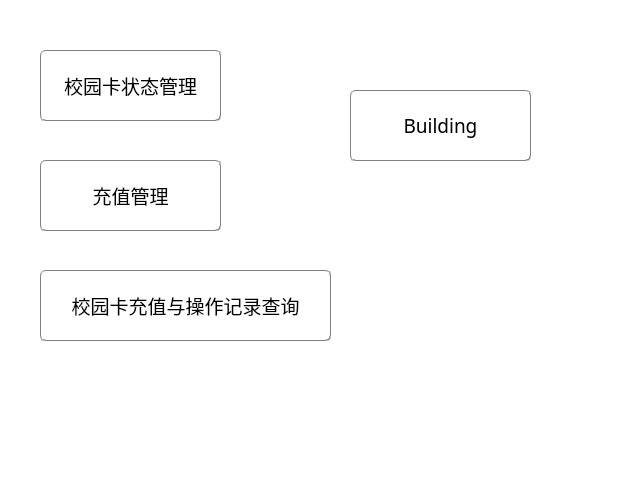
<?xml version="1.0" encoding="UTF-8"?>
<ui version="4.0">
 <class>admin</class>
 <widget class="QDialog" name="admin">
  <property name="geometry">
   <rect>
    <x>0</x>
    <y>0</y>
    <width>640</width>
    <height>480</height>
   </rect>
  </property>
  <property name="minimumSize">
   <size>
    <width>640</width>
    <height>480</height>
   </size>
  </property>
  <property name="maximumSize">
   <size>
    <width>640</width>
    <height>480</height>
   </size>
  </property>
  <property name="font">
   <font>
    <family>等距更纱黑体 SC</family>
    <pointsize>14</pointsize>
   </font>
  </property>
  <property name="windowTitle">
   <string>校园卡管理</string>
  </property>
  <property name="styleSheet">
   <string notr="true">#admin{
background-color: rgb(255, 255, 255);
border-image: url(:/image/image/backpage_staff.png);
}</string>
  </property>
  <widget class="QPushButton" name="btn_status">
   <property name="geometry">
    <rect>
     <x>40</x>
     <y>50</y>
     <width>181</width>
     <height>71</height>
    </rect>
   </property>
   <property name="font">
    <font>
     <family>等距更纱黑体 SC</family>
     <pointsize>14</pointsize>
    </font>
   </property>
   <property name="styleSheet">
    <string notr="true">QPushButton#btn_status{
border:1px groove gray;
border-radius:5px;
padding:2px 4px;
color: rgb(0, 0, 0);
background-color: rgba(255,255,255, 255);
}

QPushButton#btn_status:hover{
border:1px groove gray;
border-radius:5px;
padding:2px 4px;
color: rgb(0, 0, 0);
background-color: rgba(240,255,255,255);
}
 
QPushButton#btn_status:pressed{
border:1px groove gray;
border-radius:5px;
padding:2px 4px;
color: rgb(0, 0, 0);
background-color: rgba(225,255,255, 255);
padding-left:6px;
padding-top:6px;
}</string>
   </property>
   <property name="text">
    <string>校园卡状态管理</string>
   </property>
  </widget>
  <widget class="QPushButton" name="btn_deposit">
   <property name="geometry">
    <rect>
     <x>40</x>
     <y>160</y>
     <width>181</width>
     <height>71</height>
    </rect>
   </property>
   <property name="font">
    <font>
     <family>等距更纱黑体 SC</family>
     <pointsize>14</pointsize>
    </font>
   </property>
   <property name="styleSheet">
    <string notr="true">QPushButton#btn_deposit{
border:1px groove gray;
border-radius:5px;
padding:2px 4px;
color: rgb(0, 0, 0);
background-color: rgba(255,255,255, 255);
}

QPushButton#btn_deposit:hover{
border:1px groove gray;
border-radius:5px;
padding:2px 4px;
color: rgb(0, 0, 0);
background-color: rgba(240,255,255,255);
}
 
QPushButton#btn_deposit:pressed{
border:1px groove gray;
border-radius:5px;
padding:2px 4px;
color: rgb(0, 0, 0);
background-color: rgba(225,255,255, 255);
padding-left:6px;
padding-top:6px;
}</string>
   </property>
   <property name="text">
    <string>充值管理</string>
   </property>
  </widget>
  <widget class="QPushButton" name="btn_building">
   <property name="geometry">
    <rect>
     <x>350</x>
     <y>90</y>
     <width>181</width>
     <height>71</height>
    </rect>
   </property>
   <property name="font">
    <font>
     <family>等距更纱黑体 SC</family>
     <pointsize>14</pointsize>
    </font>
   </property>
   <property name="styleSheet">
    <string notr="true">QPushButton#btn_building{
border:1px groove gray;
border-radius:5px;
padding:2px 4px;
color: rgb(0, 0, 0);
background-color: rgba(255,255,255, 255);
}

QPushButton#bt_building:hover{
border:1px groove gray;
border-radius:5px;
padding:2px 4px;
color: rgb(0, 0, 0);
background-color: rgba(240,255,255,255);
}
 
QPushButton#btn_building:pressed{
border:1px groove gray;
border-radius:5px;
padding:2px 4px;
color: rgb(0, 0, 0);
background-color: rgba(225,255,255, 255);
padding-left:6px;
padding-top:6px;
}</string>
   </property>
   <property name="text">
    <string>Building</string>
   </property>
  </widget>
  <widget class="QPushButton" name="btn_query">
   <property name="geometry">
    <rect>
     <x>40</x>
     <y>270</y>
     <width>291</width>
     <height>71</height>
    </rect>
   </property>
   <property name="font">
    <font>
     <family>等距更纱黑体 SC</family>
     <pointsize>14</pointsize>
    </font>
   </property>
   <property name="styleSheet">
    <string notr="true">QPushButton#btn_query{
border:1px groove gray;
border-radius:5px;
padding:2px 4px;
color: rgb(0, 0, 0);
background-color: rgba(255,255,255, 255);
}

QPushButton#btn_query:hover{
border:1px groove gray;
border-radius:5px;
padding:2px 4px;
color: rgb(0, 0, 0);
background-color: rgba(240,255,255,255);
}
 
QPushButton#btn_query:pressed{
border:1px groove gray;
border-radius:5px;
padding:2px 4px;
color: rgb(0, 0, 0);
background-color: rgba(225,255,255, 255);
padding-left:6px;
padding-top:6px;
}</string>
   </property>
   <property name="text">
    <string>校园卡充值与操作记录查询</string>
   </property>
  </widget>
 </widget>
 <resources/>
 <connections/>
</ui>
